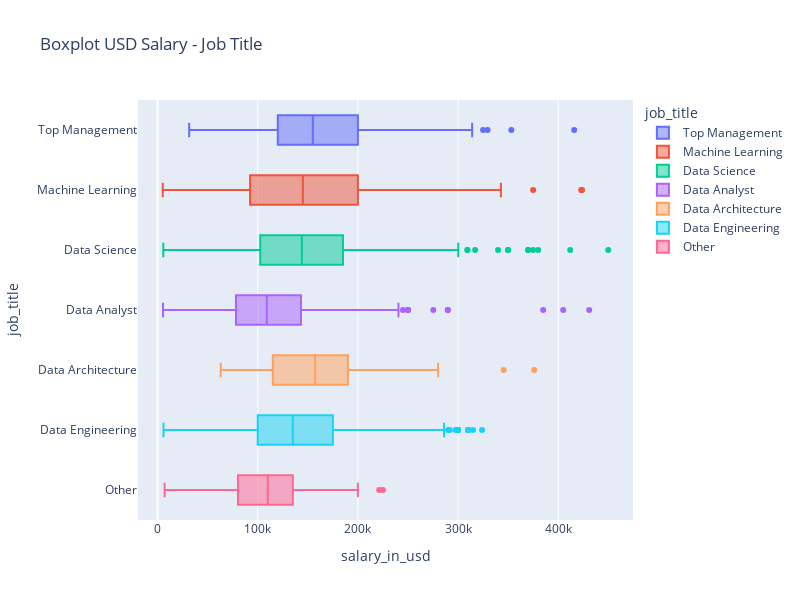

Notebook cell for this chart:
### Markdown cell above
Here we will do a boxplot analysis to see the distribution of `salary` based on the `type of work` in more detail.

### Code cell
# boxplot analysis usd_salary
boxplot = px.box(
    df_salary,
    y='job_title',
    x='salary_in_usd',
    color='job_title',
    title='Boxplot USD Salary - Job Title',
    width=800,
    height=600
    )
boxplot.update_traces(orientation='h')
boxplot.show()

### Figure 1 — Plotly figure (JSON) as saved in the notebook; plotly's stock layout.template omitted (floating-point values rounded to 4 significant figures; data arrays with more than 128 entries replaced by an {"elided": "..."} marker saying what was removed)
{"data": [{"alignmentgroup": "True", "hovertemplate": "job_title=%{y}<br>salary_in_usd=%{x}<extra></extra>", "legendgroup": "Top Management", "marker": {"color": "#636efa"}, "name": "Top Management", "notched": false, "offsetgroup": "Top Management", "orientation": "h", "showlegend": true, "type": "box", "x": {"elided": "158 int values"}, "x0": " ", "xaxis": "x", "y": {"elided": "158 str values"}, "y0": " ", "yaxis": "y"}, {"alignmentgroup": "True", "hovertemplate": "job_title=%{y}<br>salary_in_usd=%{x}<extra></extra>", "legendgroup": "Machine Learning", "marker": {"color": "#EF553B"}, "name": "Machine Learning", "notched": false, "offsetgroup": "Machine Learning", "orientation": "h", "showlegend": true, "type": "box", "x": {"elided": "474 int values"}, "x0": " ", "xaxis": "x", "y": {"elided": "474 str values"}, "y0": " ", "yaxis": "y"}, {"alignmentgroup": "True", "hovertemplate": "job_title=%{y}<br>salary_in_usd=%{x}<extra></extra>", "legendgroup": "Data Science", "marker": {"color": "#00cc96"}, "name": "Data Science", "notched": false, "offsetgroup": "Data Science", "orientation": "h", "showlegend": true, "type": "box", "x": {"elided": "1078 int values"}, "x0": " ", "xaxis": "x", "y": {"elided": "1078 str values"}, "y0": " ", "yaxis": "y"}, {"alignmentgroup": "True", "hovertemplate": "job_title=%{y}<br>salary_in_usd=%{x}<extra></extra>", "legendgroup": "Data Analyst", "marker": {"color": "#ab63fa"}, "name": "Data Analyst", "notched": false, "offsetgroup": "Data Analyst", "orientation": "h", "showlegend": true, "type": "box", "x": {"elided": "791 int values"}, "x0": " ", "xaxis": "x", "y": {"elided": "791 str values"}, "y0": " ", "yaxis": "y"}, {"alignmentgroup": "True", "hovertemplate": "job_title=%{y}<br>salary_in_usd=%{x}<extra></extra>", "legendgroup": "Data Architecture", "marker": {"color": "#FFA15A"}, "name": "Data Architecture", "notched": false, "offsetgroup": "Data Architecture", "orientation": "h", "showlegend": true, "type": "box", "x": [147100, 90700, 280100, 168100, 180000, 115000, 200000, 115000, 250500, 159500, 180000, 155000, 167500, 106500, 170000, 125000, 167500, 106500, 149040, 113900, 376080, 213120, 138000, 92000, 149040, 113900, 188500, 117000, 168400, 105200, 228000, 120000, 198000, 114000, 180000, 160000, 151902, 180000, 115000, 200000, 115000, 174500, 113000, 174500, 113000, 174500, 113000, 180000, 115000, 174500, 113000, 174500, 113000, 170000, 110000, 190000, 135000, 149040, 113900, 190000, 135000, 235000, 175000, 192564, 144854, 210000, 136000, 128000, 81500, 345600, 230400, 225000, 66000, 180000, 160000, 190000, 135000, 195400, 131300, 195400, 131300, 190000, 135000, 190000, 135000, 149040, 113900, 141300, 102100, 250000, 63000, 250000, 250000, 63000, 208775, 147800, 192400, 90700, 266400, 213120, 192564, 144854, 170000, 150000, 99703, 180000], "x0": " ", "xaxis": "x", "y": ["Data Architecture", "Data Architecture", "Data Architecture", "Data Architecture", "Data Architecture", "Data Architecture", "Data Architecture", "Data Architecture", "Data Architecture", "Data Architecture", "Data Architecture", "Data Architecture", "Data Architecture", "Data Architecture", "Data Architecture", "Data Architecture", "Data Architecture", "Data Architecture", "Data Architecture", "Data Architecture", "Data Architecture", "Data Architecture", "Data Architecture", "Data Architecture", "Data Architecture", "Data Architecture", "Data Architecture", "Data Architecture", "Data Architecture", "Data Architecture", "Data Architecture", "Data Architecture", "Data Architecture", "Data Architecture", "Data Architecture", "Data Architecture", "Data Architecture", "Data Architecture", "Data Architecture", "Data Architecture", "Data Architecture", "Data Architecture", "Data Architecture", "Data Architecture", "Data Architecture", "Data Architecture", "Data Architecture", "Data Architecture", "Data Architecture", "Data Architecture", "Data Architecture", "Data Architecture", "Data Architecture", "Data Architecture", "Data Architecture", "Data Architecture", "Data Architecture", "Data Architecture", "Data Architecture", "Data Architecture", "Data Architecture", "Data Architecture", "Data Architecture", "Data Architecture", "Data Architecture", "Data Architecture", "Data Architecture", "Data Architecture", "Data Architecture", "Data Architecture", "Data Architecture", "Data Architecture", "Data Architecture", "Data Architecture", "Data Architecture", "Data Architecture", "Data Architecture", "Data Architecture", "Data Architecture", "Data Architecture", "Data Architecture", "Data Architecture", "Data Architecture", "Data Architecture", "Data Architecture", "Data Architecture", "Data Architecture", "Data Architecture", "Data Architecture", "Data Architecture", "Data Architecture", "Data Architecture", "Data Architecture", "Data Architecture", "Data Architecture", "Data Architecture", "Data Architecture", "Data Architecture", "Data Architecture", "Data Architecture", "Data Architecture", "Data Architecture", "Data Architecture", "Data Architecture", "Data Architecture", "Data Architecture"], "y0": " ", "yaxis": "y"}, {"alignmentgroup": "True", "hovertemplate": "job_title=%{y}<br>salary_in_usd=%{x}<extra></extra>", "legendgroup": "Data Engineering", "marker": {"color": "#19d3f3"}, "name": "Data Engineering", "notched": false, "offsetgroup": "Data Engineering", "orientation": "h", "showlegend": true, "type": "box", "x": {"elided": "1101 int values"}, "x0": " ", "xaxis": "x", "y": {"elided": "1101 str values"}, "y0": " ", "yaxis": "y"}, {"alignmentgroup": "True", "hovertemplate": "job_title=%{y}<br>salary_in_usd=%{x}<extra></extra>", "legendgroup": "Other", "marker": {"color": "#FF6692"}, "name": "Other", "notched": false, "offsetgroup": "Other", "orientation": "h", "showlegend": true, "type": "box", "x": [100000, 53654, 100000, 80000, 100000, 80000, 130000, 80000, 134000, 124000, 7000, 130000, 72200, 64980, 135000, 100000, 160000, 100000, 140000, 110000, 197000, 106000, 225000, 200000, 140000, 110000, 140000, 120000, 134000, 124000, 110000, 70000, 110000, 70000, 165000, 135000, 45555, 123000, 92250, 105000, 81000, 66000, 95000, 70000, 221300, 148700, 165000], "x0": " ", "xaxis": "x", "y": ["Other", "Other", "Other", "Other", "Other", "Other", "Other", "Other", "Other", "Other", "Other", "Other", "Other", "Other", "Other", "Other", "Other", "Other", "Other", "Other", "Other", "Other", "Other", "Other", "Other", "Other", "Other", "Other", "Other", "Other", "Other", "Other", "Other", "Other", "Other", "Other", "Other", "Other", "Other", "Other", "Other", "Other", "Other", "Other", "Other", "Other", "Other"], "y0": " ", "yaxis": "y"}], "layout": {"boxmode": "overlay", "height": 600, "legend": {"title": {"text": "job_title"}, "tracegroupgap": 0}, "title": {"text": "Boxplot USD Salary - Job Title"}, "width": 800, "xaxis": {"anchor": "y", "domain": [0, 1], "title": {"text": "salary_in_usd"}}, "yaxis": {"anchor": "x", "categoryarray": ["Other", "Data Engineering", "Data Architecture", "Data Analyst", "Data Science", "Machine Learning", "Top Management"], "categoryorder": "array", "domain": [0, 1], "title": {"text": "job_title"}}}}
